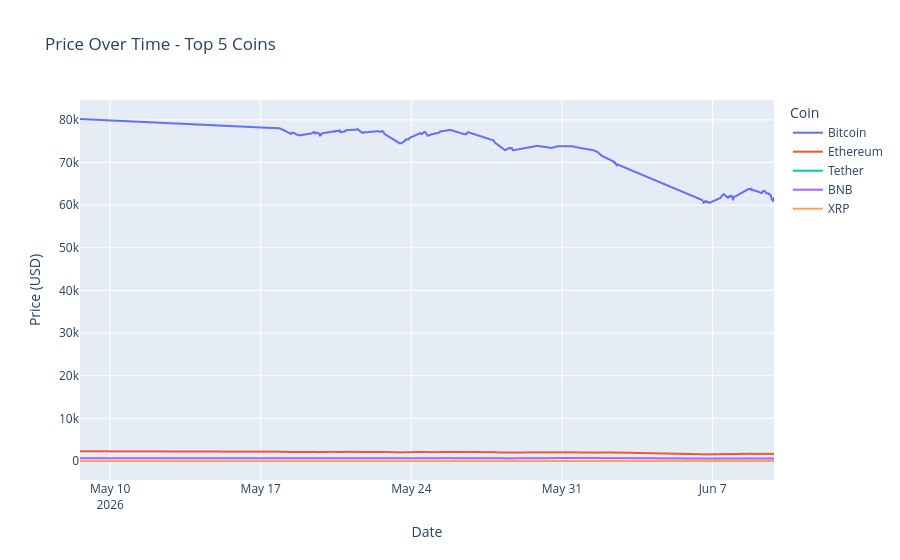

The code cell stored with this chart in its notebook:
### Code cell
import plotly.express as px

# Filter top 5 coins by market cap
top5 = ['Bitcoin', 'Ethereum', 'Tether', 'BNB', 'XRP']

df_top5 = df2[df2['name'].isin(top5)].copy()

fig = px.line(
    df_top5, 
    x='ingested_at', 
    y='current_price', 
    color='name',
    title='Price Over Time - Top 5 Coins',
    labels={'current_price': 'Price (USD)', 'ingested_at': 'Date', 'name': 'Coin'}
)

fig.show()

### Figure 1 — Plotly figure (JSON) as saved in the notebook; plotly's stock layout.template omitted (floating-point values rounded to 4 significant figures; data arrays with more than 128 entries replaced by an {"elided": "..."} marker saying what was removed)
{"data": [{"hovertemplate": "Coin=Bitcoin<br>Date=%{x}<br>Price (USD)=%{y}<extra></extra>", "legendgroup": "Bitcoin", "line": {"color": "#636efa", "dash": "solid"}, "marker": {"symbol": "circle"}, "mode": "lines", "name": "Bitcoin", "showlegend": true, "type": "scattergl", "x": {"elided": "217 str values"}, "xaxis": "x", "y": {"elided": "217 float values"}, "yaxis": "y"}, {"hovertemplate": "Coin=Ethereum<br>Date=%{x}<br>Price (USD)=%{y}<extra></extra>", "legendgroup": "Ethereum", "line": {"color": "#EF553B", "dash": "solid"}, "marker": {"symbol": "circle"}, "mode": "lines", "name": "Ethereum", "showlegend": true, "type": "scattergl", "x": {"elided": "217 str values"}, "xaxis": "x", "y": {"elided": "217 float values"}, "yaxis": "y"}, {"hovertemplate": "Coin=Tether<br>Date=%{x}<br>Price (USD)=%{y}<extra></extra>", "legendgroup": "Tether", "line": {"color": "#00cc96", "dash": "solid"}, "marker": {"symbol": "circle"}, "mode": "lines", "name": "Tether", "showlegend": true, "type": "scattergl", "x": {"elided": "217 str values"}, "xaxis": "x", "y": {"elided": "217 float values"}, "yaxis": "y"}, {"hovertemplate": "Coin=BNB<br>Date=%{x}<br>Price (USD)=%{y}<extra></extra>", "legendgroup": "BNB", "line": {"color": "#ab63fa", "dash": "solid"}, "marker": {"symbol": "circle"}, "mode": "lines", "name": "BNB", "showlegend": true, "type": "scattergl", "x": {"elided": "217 str values"}, "xaxis": "x", "y": {"elided": "217 float values"}, "yaxis": "y"}, {"hovertemplate": "Coin=XRP<br>Date=%{x}<br>Price (USD)=%{y}<extra></extra>", "legendgroup": "XRP", "line": {"color": "#FFA15A", "dash": "solid"}, "marker": {"symbol": "circle"}, "mode": "lines", "name": "XRP", "showlegend": true, "type": "scattergl", "x": {"elided": "217 str values"}, "xaxis": "x", "y": {"elided": "217 float values"}, "yaxis": "y"}], "layout": {"legend": {"title": {"text": "Coin"}, "tracegroupgap": 0}, "title": {"text": "Price Over Time - Top 5 Coins"}, "xaxis": {"anchor": "y", "domain": [0, 1], "title": {"text": "Date"}}, "yaxis": {"anchor": "x", "domain": [0, 1], "title": {"text": "Price (USD)"}}}}
